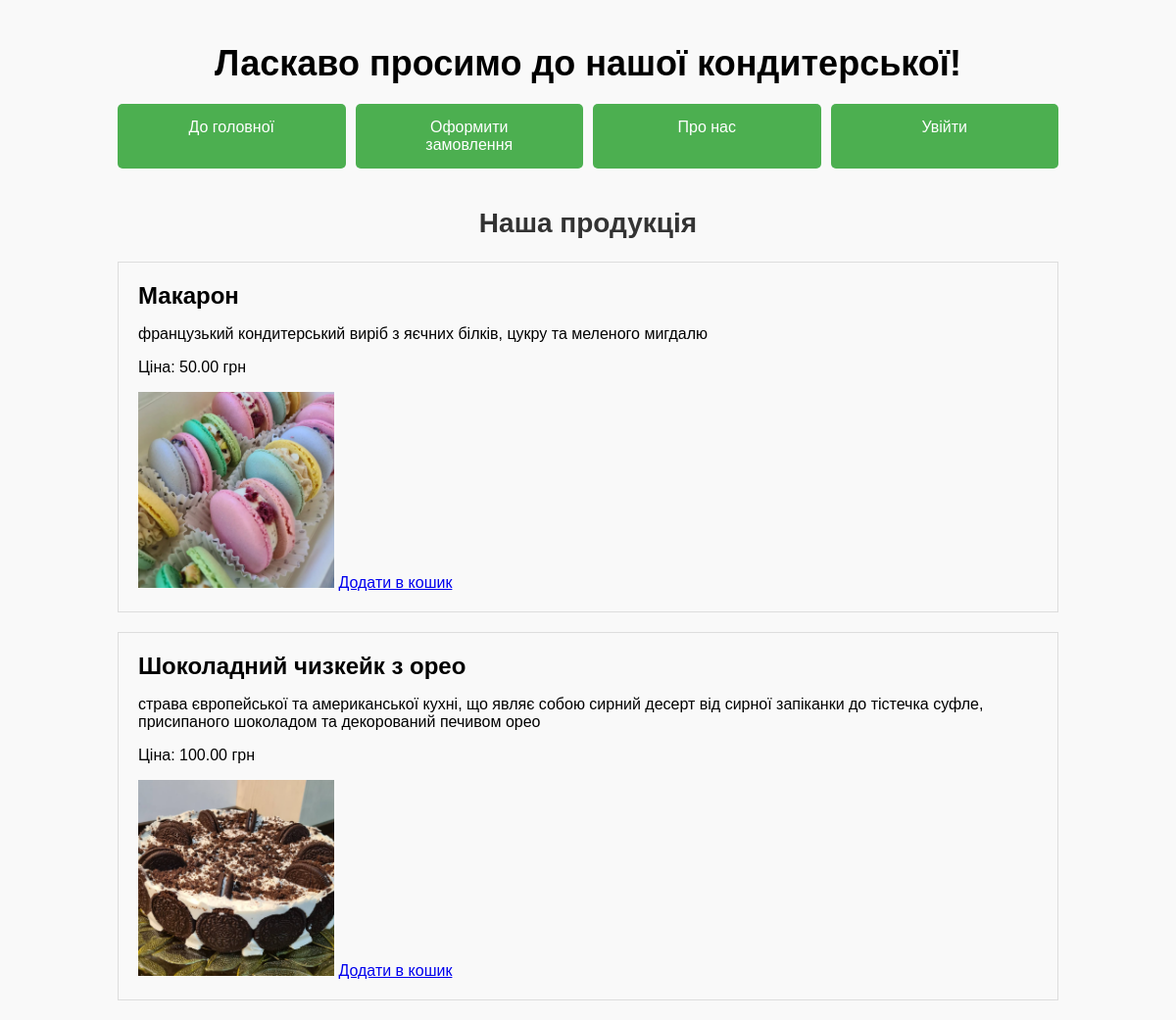
Screenshot of /products/ with the database file from the repository.
### orders/models.py (models this page shows, shortened)
class Product(models.Model):
    name = models.CharField(max_length=100, verbose_name="Назва продукту")
    description = models.TextField(verbose_name="Опис продукту", blank=True)
    price = models.DecimalField(max_digits=10, decimal_places=2, verbose_name="Ціна продукту")
    image = models.ImageField(upload_to='products/', blank=True, null=True, verbose_name="Зображення продукту")

### orders/views.py (the view)
# urls.py: path('products/', views.product_list, name='product_list'),
def product_list(request):
    products = Product.objects.all()
    return render(request, 'orders/product_list.html', {'products': products})

### orders/templates/orders/product_list.html (shortened to what this page needs)
<!DOCTYPE html>
<html lang="uk">
<head>
    {% load static %}
    <link rel="stylesheet" href="{% static 'orders/style.css' %}">
</head>
<body>
    <div class="container">
        <h1>Ласкаво просимо до нашої кондитерської!</h1>
        <div class="buttons">
            <a href="{% url 'index' %}" class="btn">До головної</a>
            <a href="{% url 'order_form' %}" class="btn">Оформити замовлення</a>
            <a href="{% url 'about' %}" class="btn">Про нас</a>
            {% if request.user.is_authenticated %}
                <form action="{% url 'logout' %}" method="post" style="display:inline;">
                    {% csrf_token %}
                        <button type="submit" class="btn">Вийти</button>
                </form>
            {% else %}
                <a href="{% url 'login' %}" class="btn">Увійти</a>
            {% endif %}
        </div>
        <h2 style="text-align: center; margin-top: 20px;">Наша продукція</h2>
        <div class="products">
            {% for product in products %}
                <div class="product">
                    <h3>{{ product.name }}</h3>
                    <p>{{ product.description }}</p>
                    <p>Ціна: {{ product.price }} грн</p>
                    {% if product.image %}
                        <img src="{{ product.image.url }}" alt="{{ product.name }}" style="width: 200px; height: auto;">
                    {% endif %}
                    {% if request.user.is_authenticated %}
                        <form method="post" action="{% url 'add_to_cart' product.id %}">
                            {% csrf_token %}
                            <label for="quantity">Кількість:</label>
                            <input type="number" name="quantity" id="quantity" value="1" min="1">
                            <button type="submit">Додати до кошика</button>
                        </form>
                    {% else %}
                        <a href="{% url 'login' %}?next={% url 'cart' %}" class="btn">Додати в кошик</a>
                    {% endif %}
                </div>
            {% endfor %}
        </div>
    </div>
</body>
</html>

### static/orders/style.css (style rules this page uses)
body { font-family: Arial, sans-serif; background-color: #f9f9f9; margin: 0; padding: 0; }
.container { width: 80%; margin: 0 auto; text-align: center; padding-top: 20px; }
h1 { font-size: 36px; margin-bottom: 20px; }
h2 { font-size: 28px; color: #333; }
.buttons { display: flex; justify-content: center; gap: 10px; margin-bottom: 40px; }
.buttons .btn { display: inline-block; padding: 15px 30px; background-color: #4CAF50; color: white; text-decoration: none; border-radius: 5px; width: 180px; text-align: center; }
.product { border: 1px solid #ddd; padding: 20px; margin-bottom: 20px; text-align: left; }
.product h3 { margin: 0; font-size: 24px; }

### rows the page displays
Product: name "Макарон", description "французький кондитерський виріб з яєчних білків, цукру та меленого мигдалю", price "50.00", image (picture)
Product: name "Шоколадний чизкейк з орео", description "страва європейської та американської кухні, що являє собою сирний десерт від сирної запіканки до тістечка суфле, присипаного шоколадом та декорований печивом орео", price "100.00", image (picture)
